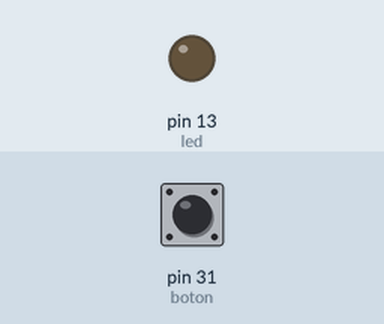
Recording of a sketch running on a simulated Arduino Mega 2560, built with avr-gcc and run on an emulated ATmega2560. On the bench: output pins drawn as LEDs (lit = HIGH). Dashed ring = blinking. The test bench sets the inputs (shaded band); at power-on: pin 31 (boton) LOW.

Above: at 1.3 s.
1.4 s: pin 31 (boton) pulled HIGH for 1 s
At 1.62 s:
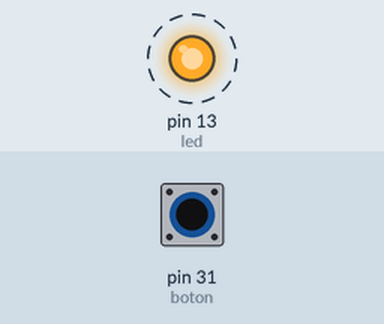
3.9 s: pin 31 (boton) pulled HIGH for 0.3 s
At 5.0 s:
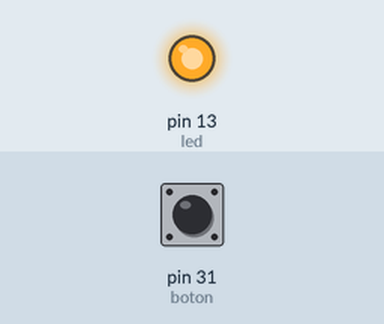
5.7 s: pin 31 (boton) pulled HIGH for 3.2 s
At 9.2 s:
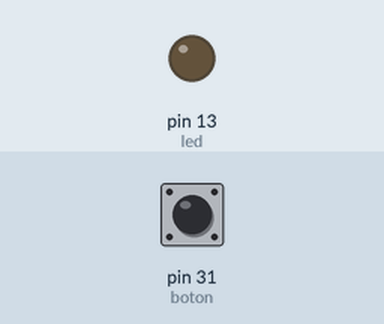
Timing chart, 0 to 10.7 s (numbered marks = the images above; inputs shaded):
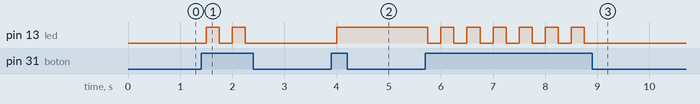

Measured:
- after the input at 1.4 s, pin 13 (led): alternates HIGH for 0.25 s and LOW for 0.25 s, 4 changes in all, then stays LOW, starting after 0.10 s
- after the input at 3.9 s, pin 13 (led): LOW → HIGH after 0.10 s
- after the input at 5.7 s, pin 13 (led): alternates HIGH for 0.25 s and LOW for 0.25 s, 13 changes in all, then stays LOW, starting after 0.05 s

The sketch:

led_boton.ino
```cpp
int led = 13;
int boton = 31;
int flag = 0;

void setup() {
  pinMode(led, OUTPUT);
  pinMode(boton, INPUT);
}

void loop() {
  if( digitalRead(boton) == HIGH){
    if(flag == 0){
      digitalWrite(led, HIGH);
      flag = 1;
    }else{
      digitalWrite(led, LOW);
      flag = 0;
    }
  }

  delay(250);
}
```
